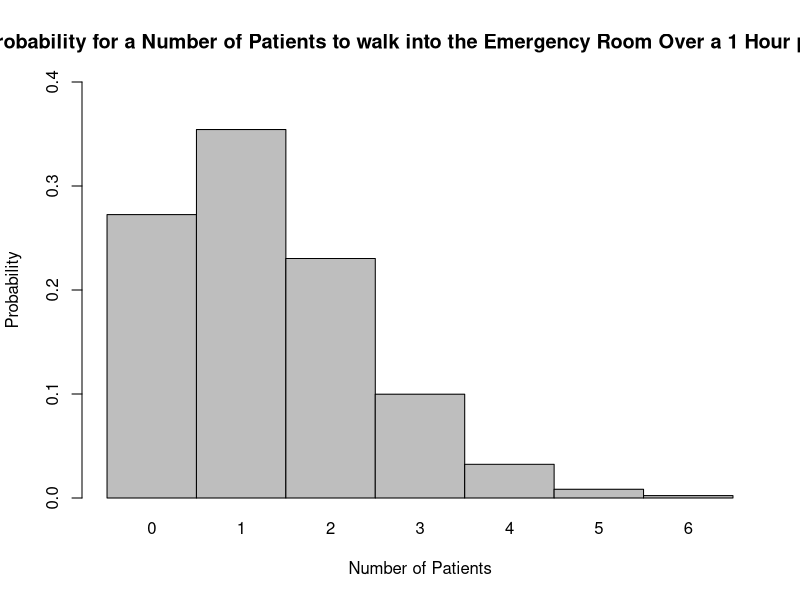

Write the R code that produced this figure.
pats <- c(0, 1, 2, 3, 4, 5, 6)
prob <- c(0.2725, 0.3543, 0.2303, 0.0998, 0.0324, 0.0084, 0.0023)

tab <- data.frame(pats, prob)
?barplot
graph <- barplot(prob~pats,
                 tab,
                 space = 0,
                 ylim = c(0, 0.4),
                 xlab = "Number of Patients",
                 ylab = "Probability",
                 main = "Probability for a Number of Patients to walk into the Emergency Room Over a 1 Hour period"
                 )

x <- c(0, 1, 2, 3, 4, 5)
p <- c(0.08, 0.12, 0.32, 0.28, 0.12, 0.08)

m <- sum(x*p)
stan <- sqrt(sum((x ** 2) * p) - m**2)
other <- sqrt(sum(((x - m) ** 2) * p))



